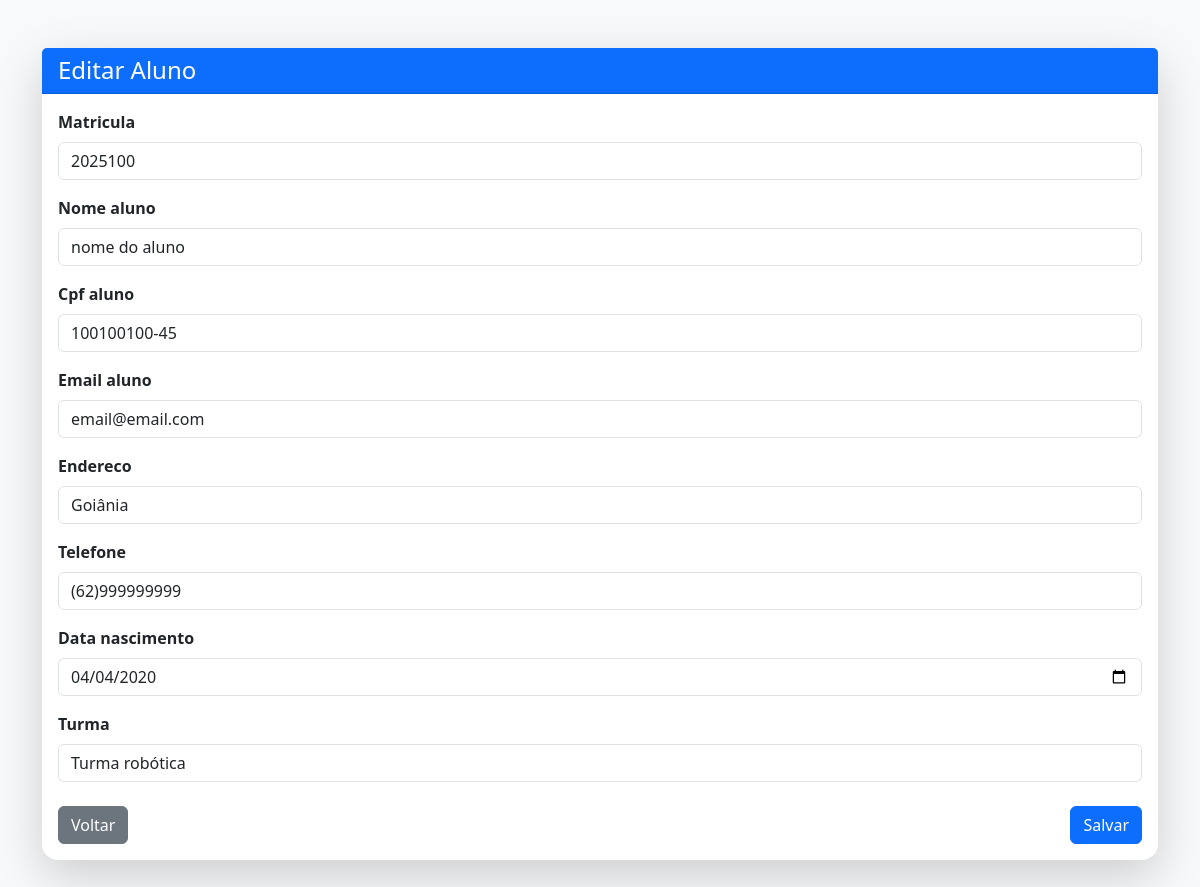
Page /alunos/1/editar/ on the earlier database version.
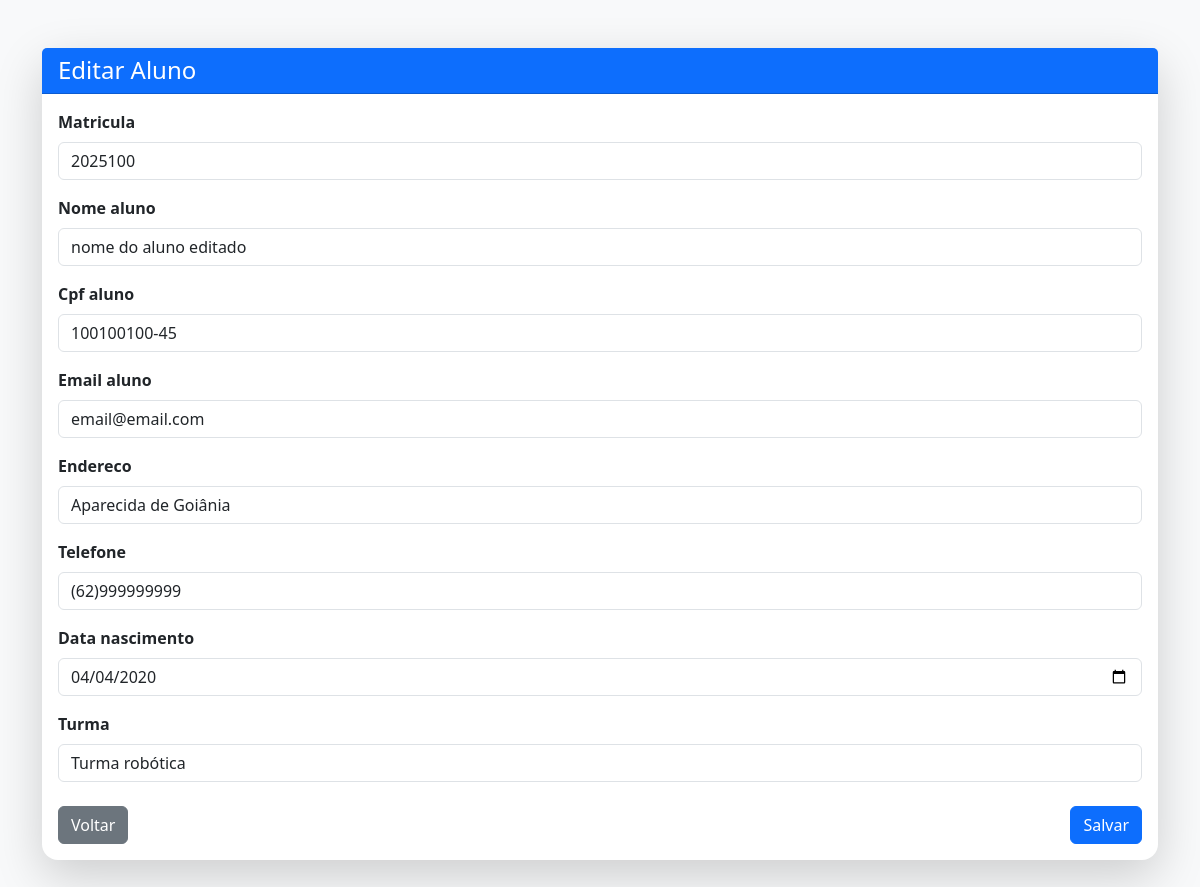
Same page on the later database version.
### app/models.py (models this page shows, shortened)
class Aluno(models.Model):
    matricula = models.IntegerField(unique=True)
    cpf_aluno = models.CharField(max_length=15, unique=True)
    nome_aluno = models.CharField(max_length=100)
    email_aluno = models.EmailField()
    endereco = models.CharField(max_length=200)
    telefone = models.CharField(max_length=15)
    data_nascimento = models.DateField()
    turma = models.ForeignKey(Turma, on_delete=models.PROTECT, related_name="alunos")

### app/views.py (the view)
# urls.py: path("alunos/<int:pk>/editar/", AlunoUpdateView.as_view(), name="aluno_update"),
class AlunoUpdateView(UpdateView):
    model = Aluno
    form_class = AlunoForm
    template_name = "app/aluno_form.html"
    success_url = reverse_lazy("aluno_list")

### app/models.py (called while the page is built)
    def __str__(self):
        return self.nome_turma

### app/templates/app/aluno_form.html (shortened to what this page needs)
{% load bootstrap5 %}
{% load static %}
<!DOCTYPE html>
<html lang="pt-br">
<head>
    <link href="https://cdn.jsdelivr.net/npm/bootstrap@5.3.2/dist/css/bootstrap.min.css" rel="stylesheet">
</head>
<body class="bg-light">
<div class="container py-5">
    <div class="card shadow-lg border-0 rounded-4">
        <div class="card-header bg-primary text-white">
            <h4 class="mb-0">
                {% if view.object.pk %}
                    Editar Aluno
                {% else %}
                    Novo Aluno
                {% endif %}
            </h4>
        </div>
        <div class="card-body">
            <form method="post" novalidate>
                {% for field in form %}
                    <div class="mb-3">
                        <label class="form-label fw-semibold">{{ field.label }}</label>
                        {{ field }}
                    </div>
                {% endfor %}
                <div class="d-flex justify-content-between mt-4">
                    <a href="{% url 'aluno_list' %}" class="btn btn-secondary">Voltar</a>
                    <button type="submit" class="btn btn-primary">Salvar</button>
                </div>
            </form>
        </div>
    </div>
</div>
</body>
</html>

Differences in the rows shown:
changed Aluno "email@email.com": nome_aluno "nome do aluno" → "nome do aluno editado"; endereco "Goiânia" → "Aparecida de Goiânia"
